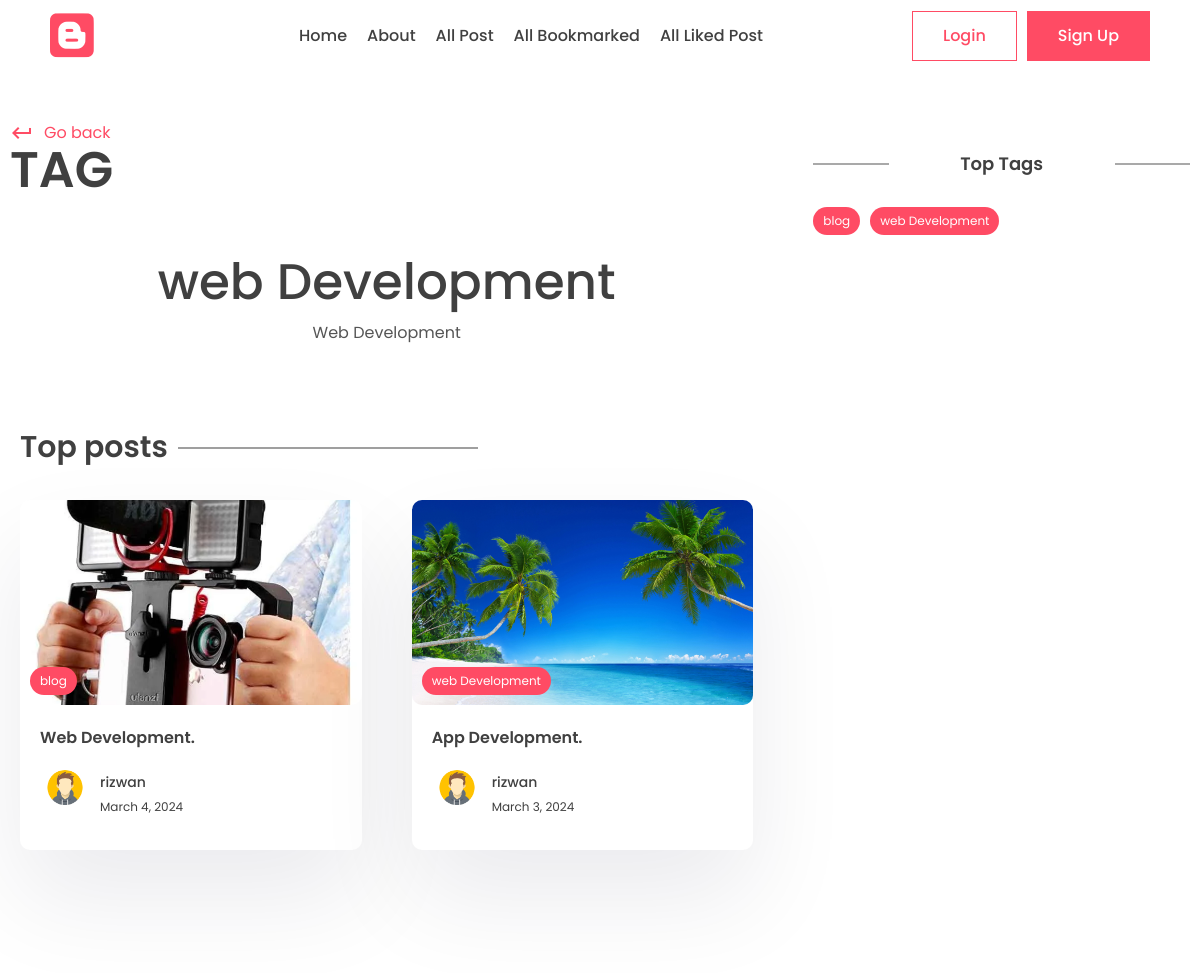
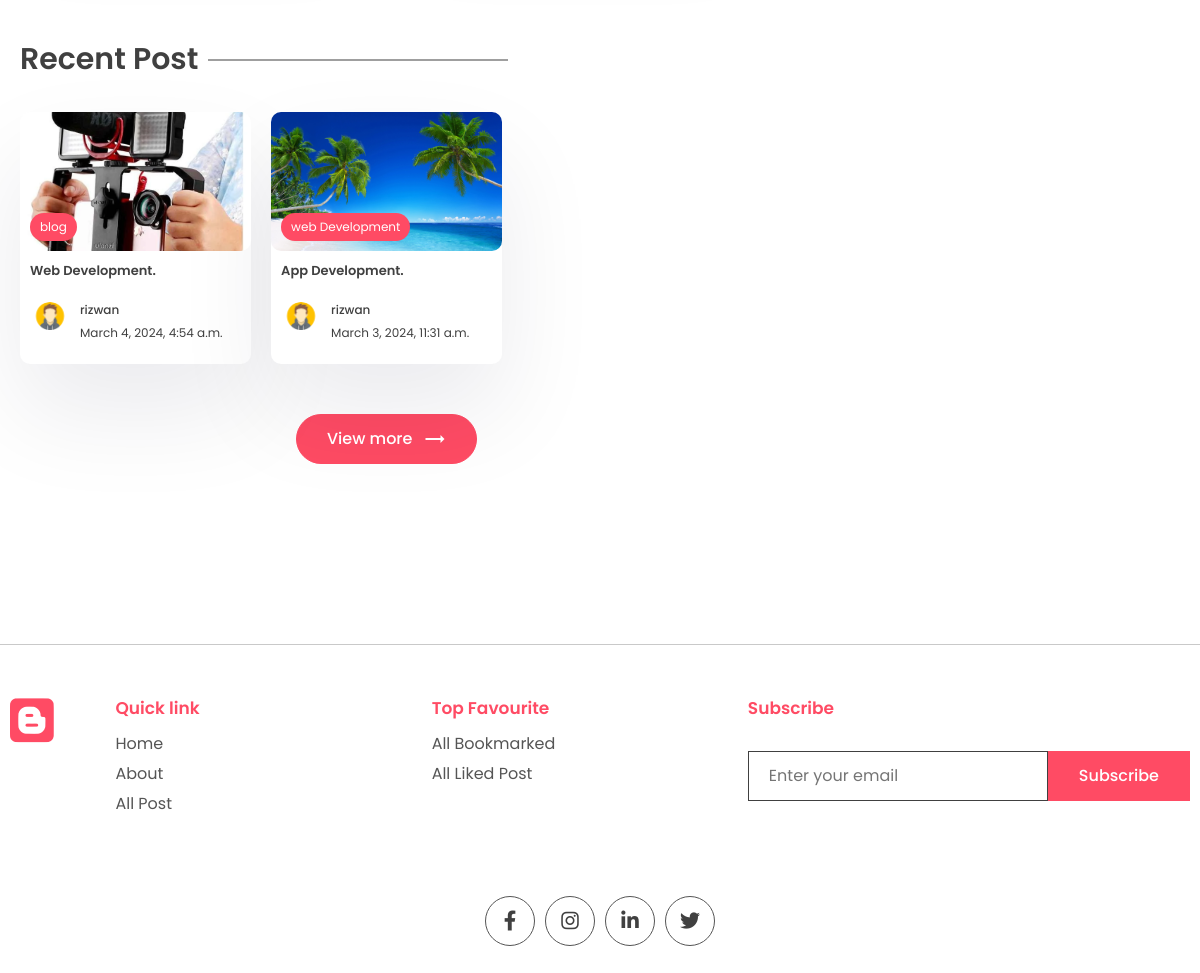
Screenshot of /tag/web-development with the database file from the repository (2 pictures, top to bottom).
### app/models.py (models this page shows, shortened)
class Tag(models.Model):
    name = models.CharField(max_length=100)
    description = models.CharField(max_length=100)
    slug = models.SlugField(max_length=200, unique=True)

class Post(models.Model):
    title = models.CharField(max_length=200)
    content = models.TextField()
    last_updated = models.DateTimeField(auto_now=True)
    slug = models.SlugField(max_length=200, unique=True)
    image = models.ImageField(null=True, blank=True, upload_to="images/")
    tags = models.ManyToManyField(Tag, blank=True, related_name='post')
    view_count = models.IntegerField(null=True, blank=True)
    is_featured = models.BooleanField()
    author = models.ForeignKey(User, on_delete=models.CASCADE, null=True, blank=True)
    bookmarks = models.ManyToManyField(User, related_name="bookmarks", default="None", blank=True)
    likes = models.ManyToManyField(User,related_name="post_likes", default="None",blank=True)

class Profile(models.Model):
    user = models.OneToOneField(User, on_delete=models.CASCADE)
    profile_image = models.ImageField(null=True, blank=True, upload_to="images/")
    slug = models.SlugField(max_length=200, unique=True)
    bio = models.CharField(max_length=200)

### app/views.py (the view)
# urls.py: path('tag/<slug:slug>', views.tag_page, name="tag_page"),
def tag_page(request, slug):
    tag = Tag.objects.get(slug=slug)
    top_posts = Post.objects.filter(tags__in=[tag.id]).order_by('-view_count')[0:2]
    recent_posts  = Post.objects.filter(tags__in=[tag.id]).order_by('-last_updated')[0:2]
    tags = Tag.objects.all()
    context ={'tag':tag, 'top_posts':top_posts, 'recent_posts':recent_posts, 'tags':tags}
    return render(request, 'app/tag.html', context)

### app/templates/app/tag.html (shortened to what this page needs)
{% extends "base.html" %}
{% block content %}
      <div class="container">
        <div class="layout">
          <div class="left">
            <div class="page-top">
              <div class="top flex">
                <div class="page-name">
                  <a href="#" class="learn">
                    <span class="material-icons"> keyboard_return </span> Go
                    back
                  </a>
                  <h1>Tag</h1>
                </div>
              </div>
            </div>
            <center>
              <div class="typo">
                <h1 class="title">{{tag.name}}</h1>
                <p>
                 {{ tag.description }}
                </p>
              </div>
            </center>
            <section class="sp">
              <div class="container">
                <h1 class="sec-title">Top posts</h1>
                <div class="grid-2 blog">
                    {% for post in top_posts  %}
                  <a href="{% url "post_page" post.slug %}">
                    <div class="card">
                      <div class="post-img">
                        <img src="{{ post.image.url }}" alt="" />
                        <div class="tag">{{post.tags.all.0.name}}</div>
                      </div>
                      <div class="card-content">
                        <h3>
                          {{ post.title }}.
                        </h3>
                        <div class="author">
                          <div class="profile-pic">
                            <img src="{{ post.author.profile.profile_image.url }}" alt="" />
                          </div>
                          <div class="details">
                            <p>{{post.author.first_name}}</p>
                            <small>{{post.last_updated|date}}</small>
                          </div>
                        </div>
                      </div>
                    </div>
                  </a>
                  {%empty%}
                  <p>Nothing to show here</p>
                  {% endfor %}
                </div>
              </div>
            </section>
            <section class="sp">
              <div class="container">
                <h1 class="sec-title">Recent Post</h1>
                <div class="grid-3 blog-grid">
                    {% for post in recent_posts  %}
                  <a href="{% url "post_page" post.slug %}">
                    <div class="card">
                      <div class="post-img">
                        <img src="{{ post.image.url }}" alt="" />
                        <div class="tag">{{post.tags.all.0.name}}</div>
                      </div>
                      <div class="card-content">
                        <h3>
                          {{ post.title }}.
                        </h3>
                        <div class="author">
                          <div class="profile-pic">
                            <img src="{{ post.author.profile.profile_image.url }}" alt="" />
                          </div>
                          <div class="details">
                            <p>{{post.author.first_name}}</p>
                            <small>{{post.last_updated}}</small>
                          </div>
                        </div>
                      </div>
                    </div>
                  </a>
                  {%empty%}
                  <p>Nothing to show here</p>
                  {% endfor %}
                </div>
                <center>
                  <button class="btn btn-primary rounded view">
                    View more
                    <span class="material-icons"> trending_flat </span>
                  </button>
                </center>
              </div>
            </section>
          </div>
          <div class="right">
            <div class="block">
              <h2 class="title2">Top Tags</h2>
              <div class="blog-tags">
                {% for tag in tags %}
                  <a href="{% url "tag_page" tag.slug %}" class="tag">{{tag.name}}</a>
                {% endfor %}
              </div>
            </div>
          </div>
        </div>
      </div>
      {% endblock content %}

### app/static/app/style.css (style rules this page uses)
* { margin: 0; padding: 0; box-sizing: border-box; text-decoration: none; border: none; outline: none; list-style: none; font-family: "Poppins", sans-serif; color: var(--black); }
:root { --red: #ff4b64; --black: #404040; --des: #555555; --shadow: #ffffff1a 0px 1px 1px 0px inset, #32325d40 0px 50px 100px -20px, #0000004d 0px 30px 60px -30px; --shadow2: rgba(17, 12, 46, 0.084) 0px 48px 100px 0px; }
html { font-size: 62.5%; }
[class*="grid"] { display: grid; }
img { width: 100%; }
.container { max-width: 1220px; margin: auto; padding: 0 10px; }
p, a { font-size: 1.6rem; color: var(--des); }
.btn { cursor: pointer; height: 5rem; padding: 0 3rem; font-size: 1.6rem; font-weight: 500; border: 1px solid var(--red); display: flex; align-items: center; justify-content: center; gap: 1rem; }
.btn span { color: white; }
.btn-primary { background: var(--red); color: white; }
.rounded { border-radius: 5rem; }
.typo { width: 50%; margin-top: 5rem; }
.title { font-size: 5rem; font-weight: 500; }
.sp { padding: 8rem 0; }
.grid-2 { grid-template-columns: 1.3fr 1fr; align-items: center; }
.post-img { height: 40rem; width: 100%; overflow: hidden; border-radius: 1rem; }
.post-img img { height: 100%; object-fit: cover; object-position: center; }
.learn { display: flex; align-items: center; gap: 1rem; color: var(--red); margin-top: 2rem; }
.learn span { color: #ff4b64; }
.sec-title { font-size: 3rem; font-weight: 600; position: relative; width: fit-content; margin-bottom: 3rem; }
.sec-title::after { content: ""; position: absolute; right: -31rem; height: 1px; width: 30rem; background: var(--black); top: 50%; transform: translateY(-50%); }
.grid-3 { grid-template-columns: repeat(3, 1fr); gap: 5rem; }
.card { background: white; box-shadow: var(--shadow2); border-radius: 1rem; cursor: pointer; transition: 0.3s; }
.post-img { position: relative; }
.tag { position: absolute; bottom: 1rem; left: 1rem; background: var(--red); color: white; border-radius: 5rem; padding: 0.5rem 1rem; font-size: 1.2rem; }
.card-content { padding: 2rem; padding-bottom: 3rem; }
.card h3 { font-size: 1.6rem; font-weight: 600; }
.card .post-img { width: 100%; height: unset; aspect-ratio: 1/0.6; }
.author { display: flex; align-items: center; gap: 1rem; margin-top: 2rem; }
.profile-pic { width: 5rem; aspect-ratio: 1/1; border-radius: 50%; overflow: hidden; }
.author p { color: var(--black); font-weight: 500; font-size: 1.4rem; }
.author small { color: var(--black); font-size: 1.2rem; }
.view { margin-top: 5rem; }
.layout { display: flex; gap: 5rem; }
.left { width: 100%; height: 100%; }
.right { position: sticky; top: 70px; height: 100%; width: 50%; }
.page-name h1 { font-size: 5rem; text-transform: uppercase; font-weight: 600; line-height: 5rem; }
.flex { display: flex; align-items: flex-end; justify-content: space-between; }
.left .typo { width: 100%; }
.blog { grid-template-columns: 1fr 1fr; gap: 5rem; }
.title2 { position: relative; font-size: 1.8rem; text-align: center; font-weight: 600; margin-bottom: 3rem; }
.title2::before { content: ""; position: absolute; height: 1px; width: 20%; background: var(--des); left: 0; top: 50%; transform: translateY(-50%); }
.title2::after { content: ""; position: absolute; height: 1px; width: 20%; background: var(--des); right: 0; top: 50%; transform: translateY(-50%); }
.blog-grid { gap: 2rem; }
.blog-grid .card-content { padding: 1rem; padding-bottom: 2rem; }
.blog-grid .card h3 { font-size: 1.3rem; font-weight: 600; }
.blog-grid .profile-pic { width: 4rem; }
.blog-grid .author p { font-size: 1.2rem; }
.block { margin-top: 5rem; }
.blog-tags .tag { position: unset; width: fit-content; }
.blog-tags { display: flex; align-items: center; flex-wrap: wrap; gap: 1rem; margin-top: 3rem; }

### rows the page displays
Tag: name "web Development", description "Web Development"
Post: image (picture), tags.all.0.name "blog", title "Web Development", author.profile.profile_image (picture), author.first_name "rizwan", last_updated "March 4, 2024", last_updated "March 4, 2024, 4:54 a.m."
Post: image (picture), tags.all.0.name "web Development", title "App Development", author.profile.profile_image (picture), author.first_name "rizwan", last_updated "March 3, 2024", last_updated "March 3, 2024, 11:31 a.m."
Tag: name "blog"
